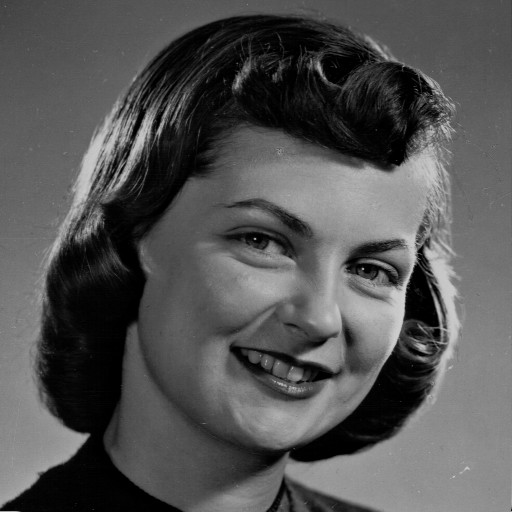
#> input picture images-project-1/girlface.jpg, 512 x 512 px
$ python exercise3_filtering.py
#> lines starting #> are read from the running program, lines starting #| are printed output that depends on the picture
# imports
import numpy as np
import matplotlib.pyplot as plt
from skimage import io, color
from skimage.filters import sobel_h, sobel_v
from skimage.feature import canny
from scipy.ndimage import gaussian_laplace

fig, axs = plt.subplots(1, 3, figsize=(18, 7))

# Α. girlface.jpg

# Φίλτρο Sobel: ανίχνευση κύριων χαρακτηριστικών προσώπου
image_girl = io.imread("images-project-1/girlface.jpg")
#> image_girl is the input picture: shape (512, 512); min 0, max 212, mean 83.6

# Υπολογισμός οριζόντιας και κάθετης κλίσης
grad_h = sobel_h(image_girl)
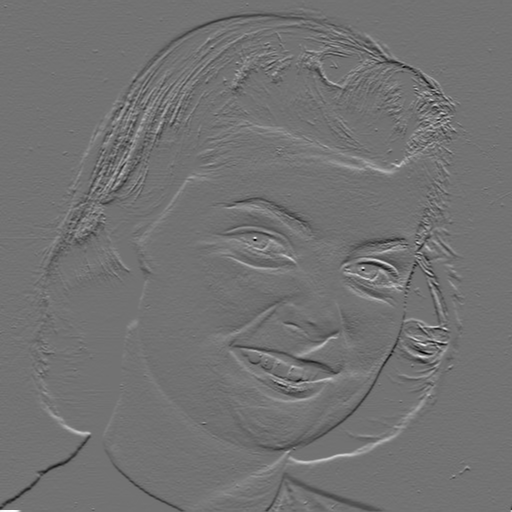
#> grad_h: shape (512, 512) float64; min -0.51, max 0.625, mean -0.000108; drawn with min black and max white
grad_v = sobel_v(image_girl)
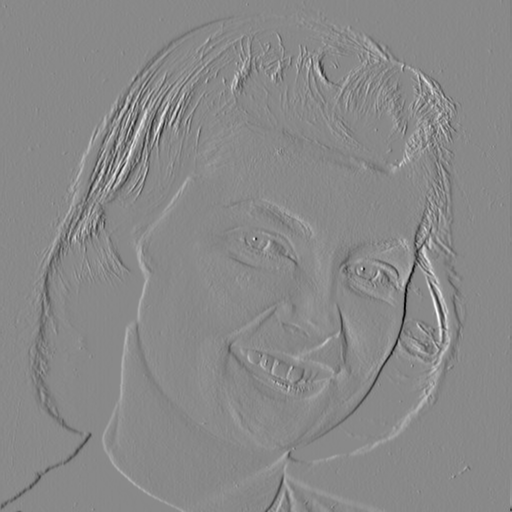
#> grad_v: shape (512, 512) float64; min -0.699, max 0.601, mean 8.74e-06; drawn with min black and max white

# Υπολογισμός μέτρου κλίσης (|G(n,m)|)
gradient_magnitude = np.hypot(grad_h, grad_v)

# Κανονικοποίηση στο [0, 255]
gradient_magnitude = (gradient_magnitude / np.max(gradient_magnitude)) * 255

# Κατώφλι T = 65
T = 65
sobel_thresh = gradient_magnitude > T
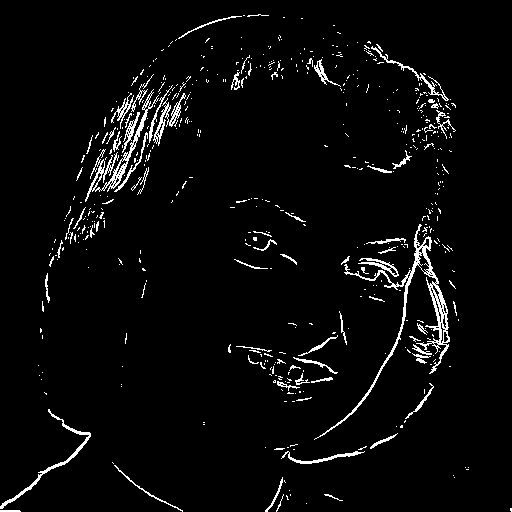
#> sobel_thresh: shape (512, 512) bool; 3.8% white in thin lines or dots

axs[0].imshow(sobel_thresh, cmap="gray")
axs[0].set_title("Α. Κύρια στοιχεία (Sobel)")
axs[0].axis("off")

# Β. fruits.jpg

# Φίλτρο Canny: περίγραμμα αντικειμένων
image_fruits = io.imread("images-project-1/fruits.jpg")
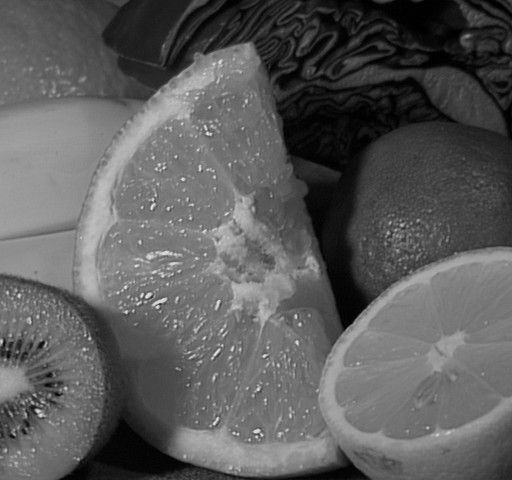
#> input picture images-project-1/fruits.jpg, 512 x 480 px
#> image_fruits is the input picture: shape (480, 512); min 0, max 238, mean 91.6

# Εφαρμογή φίλτρου Canny με παραμέτρους sigma, T1, T2
sigma = 2.0  # Τυπική απόκλιση για θόλωση
T1 = 5  # Κατώφλι κάτω
T2 = 10  # Κατώφλι πάνω

# Εφαρμογή φίλτρου Canny με κατώφλια και σ
canny_edges = canny(image_fruits, low_threshold=T1, high_threshold=T2, sigma=sigma)
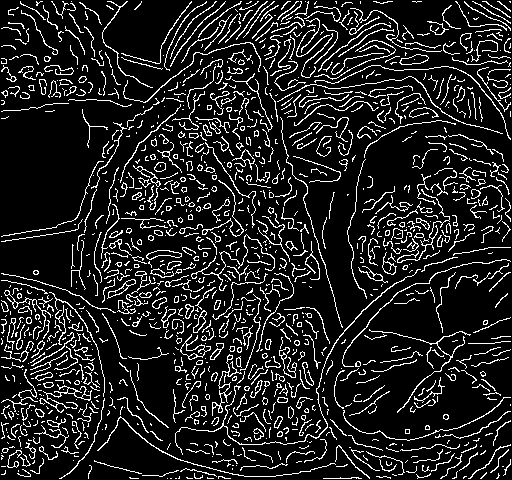
#> canny_edges: shape (480, 512) bool; 13% white in thin lines or dots

axs[1].imshow(canny_edges, cmap="gray")
axs[1].set_title("Β. Περίγραμμα αντικειμένων (Canny)")
axs[1].axis("off")

# Γ. leaf.jpg

image_leaf = io.imread("images-project-1/leaf.jpg")
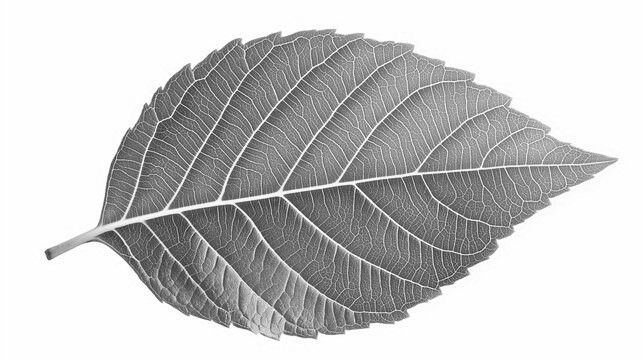
#> input picture images-project-1/leaf.jpg, 643 x 360 px
#> image_leaf is the input picture: shape (360, 643); min 48, max 255, mean 198.5

# Εφαρμογή LoG με σ=1.5
log_edges = gaussian_laplace(image_leaf, sigma=1.5)

# Υπολογισμός του απόλυτου της εικόνας LoG
log_edges_abs = np.abs(log_edges)

# Κανονικοποίηση της εικόνας ώστε να έχει τιμές μεταξύ 0 και 1
log_edges_normalized = log_edges_abs / np.max(log_edges_abs)

# Εφαρμογή κατωφλίου T=0.7 για να απορριφθούν μικρές τιμές που θεωρούνται θόρυβος
T = 0.7
log_edges_normalized[log_edges_normalized < T] = 0
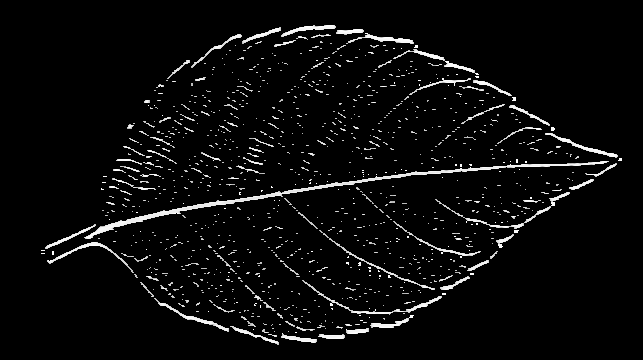
#> log_edges_normalized: shape (360, 643) float64; min 0, max 1, mean 0.0433

axs[2].imshow(log_edges_normalized, cmap="gray")
axs[2].set_title("Γ. Λεπτομέρειες αντικειμένων (LoG)")
axs[2].axis("off")

plt.tight_layout()
plt.show()
